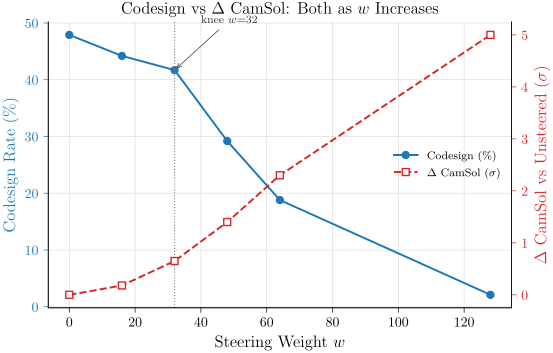

Generate this figure with Python:
# P22_v2: Dual-axis line — codesign on left axis, Delta-real-CamSol on right axis, both vs w.
# Makes the trade-off explicit as w increases.
# Visualizes: F10 / F13 / E066 / E076
# DATA: inline from F13 prose
import sys
from pathlib import Path
sys.path.insert(0, str(Path(__file__).parent.parent))
from plot_utils import figsize
import matplotlib.pyplot as plt
import numpy as np

w = np.array([0, 16, 32, 48, 64, 128])
codesign = np.array([47.9, 44.2, 41.7, 29.2, 18.8, 2.1])
camsol = np.array([0.0, 0.18, 0.65, 1.40, 2.30, 5.00])

fig, ax = plt.subplots(figsize=figsize(0.95))
ax2 = ax.twinx()

l1, = ax.plot(w, codesign, "-o", color="#1f77b4", lw=1.4, label="Codesign (\\%)", markersize=5)
l2, = ax2.plot(w, camsol, "--s", color="#d62728", lw=1.4, label="$\\Delta$ CamSol ($\\sigma$)",
               markersize=5, mfc="white")

# Mark knee
ax.axvline(32, color="#7f7f7f", ls=":", lw=0.8)
ax.annotate("knee $w{=}32$", xy=(32, 41.7), xytext=(40, 50),
            fontsize=8, color="#333",
            arrowprops=dict(arrowstyle="->", lw=0.5, color="#333"))

ax.set_xlabel("Steering Weight $w$")
ax.set_ylabel("Codesign Rate (\\%)", color="#1f77b4")
ax2.set_ylabel(r"$\Delta$ CamSol vs Unsteered ($\sigma$)", color="#d62728")
ax.tick_params(axis="y", colors="#1f77b4")
ax2.tick_params(axis="y", colors="#d62728")
ax.set_title("Codesign vs $\\Delta$ CamSol: Both as $w$ Increases")
ax.legend(handles=[l1, l2], frameon=False, fontsize=8.5, loc="center right")
ax.spines[["top"]].set_visible(False); ax2.spines[["top"]].set_visible(False)
ax.grid(True, lw=0.4, alpha=0.5, zorder=0)

fig.savefig(Path(__file__).with_suffix(".pdf"))
